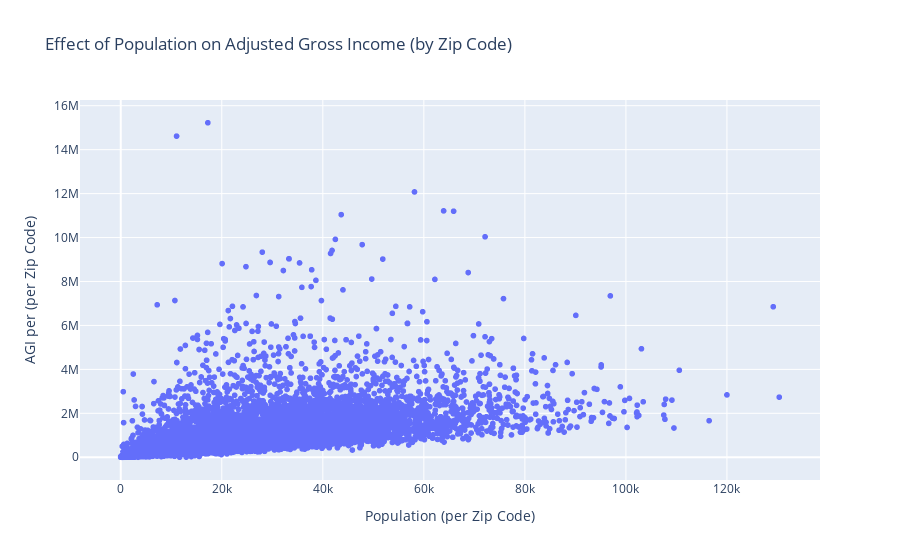

This figure's notebook cell:
### Code cell
fig = px.scatter(pandas_AGI_Pop_df,
                 x='population',
                 y='adjusted_gross_income',
                 hover_data=['population', 'adjusted_gross_income', 'zip'], # Add other columns to display on hover
                 labels={'population': 'Population (per Zip Code)',
                         'adjusted_gross_income': 'AGI per (per Zip Code)'},
                 title='Effect of Population on Adjusted Gross Income (by Zip Code)')
fig.show()

### Figure 1 — Plotly figure (JSON) as saved in the notebook; plotly's stock layout.template omitted (floating-point values rounded to 4 significant figures; data arrays with more than 128 entries replaced by an {"elided": "..."} marker saying what was removed)
{"data": [{"customdata": {"elided": "33704x1 int values"}, "hovertemplate": "Population (per Zip Code)=%{x}<br>AGI per (per Zip Code)=%{y}<br>zip=%{customdata[0]}<extra></extra>", "legendgroup": "", "marker": {"color": "#636efa", "symbol": "circle"}, "mode": "markers", "name": "", "showlegend": false, "type": "scattergl", "x": {"elided": "33704 int values"}, "xaxis": "x", "y": {"elided": "33704 int values"}, "yaxis": "y"}], "layout": {"legend": {"tracegroupgap": 0}, "title": {"text": "Effect of Population on Adjusted Gross Income (by Zip Code)"}, "xaxis": {"anchor": "y", "domain": [0, 1], "title": {"text": "Population (per Zip Code)"}}, "yaxis": {"anchor": "x", "domain": [0, 1], "title": {"text": "AGI per (per Zip Code)"}}}}
